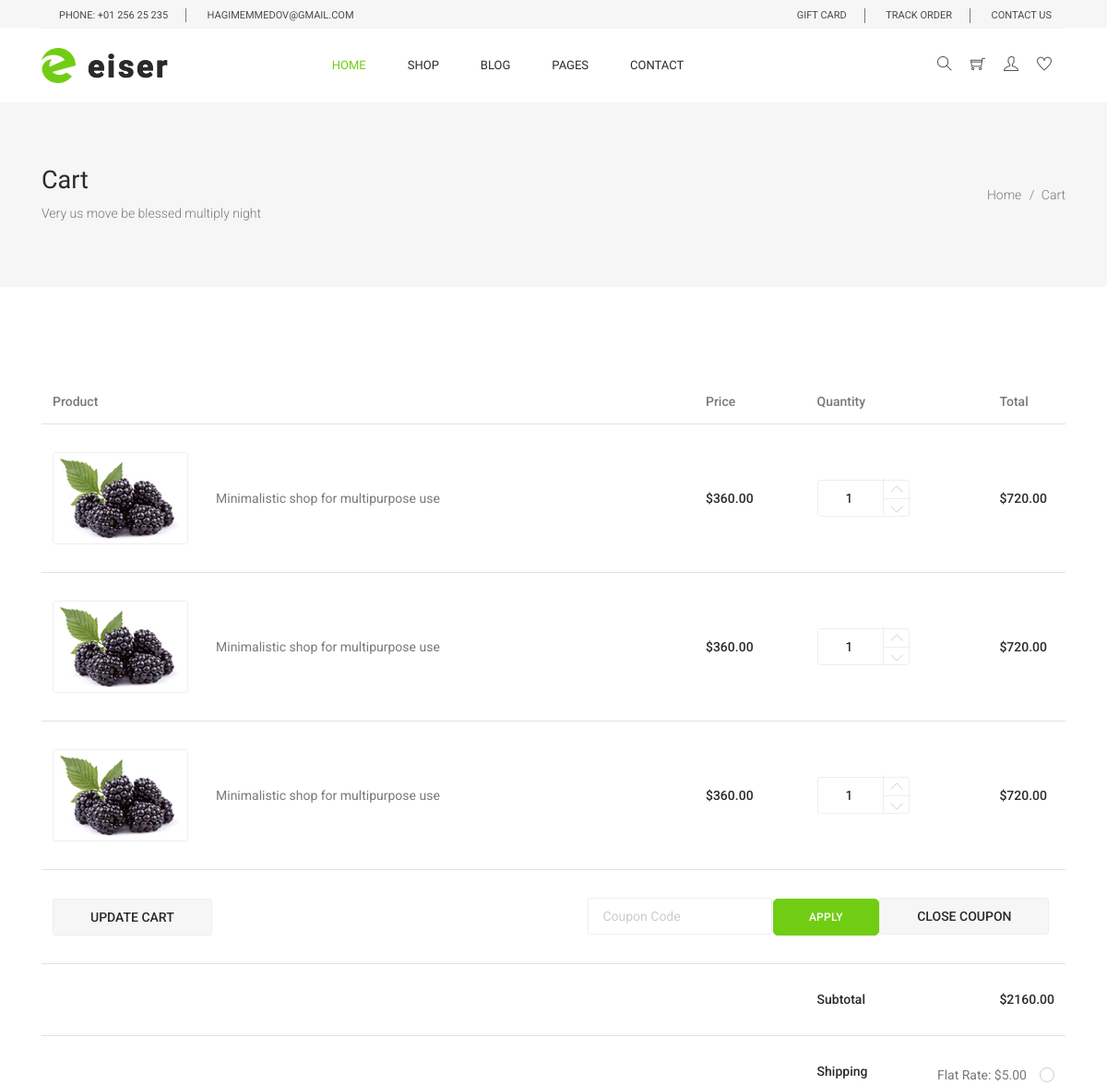
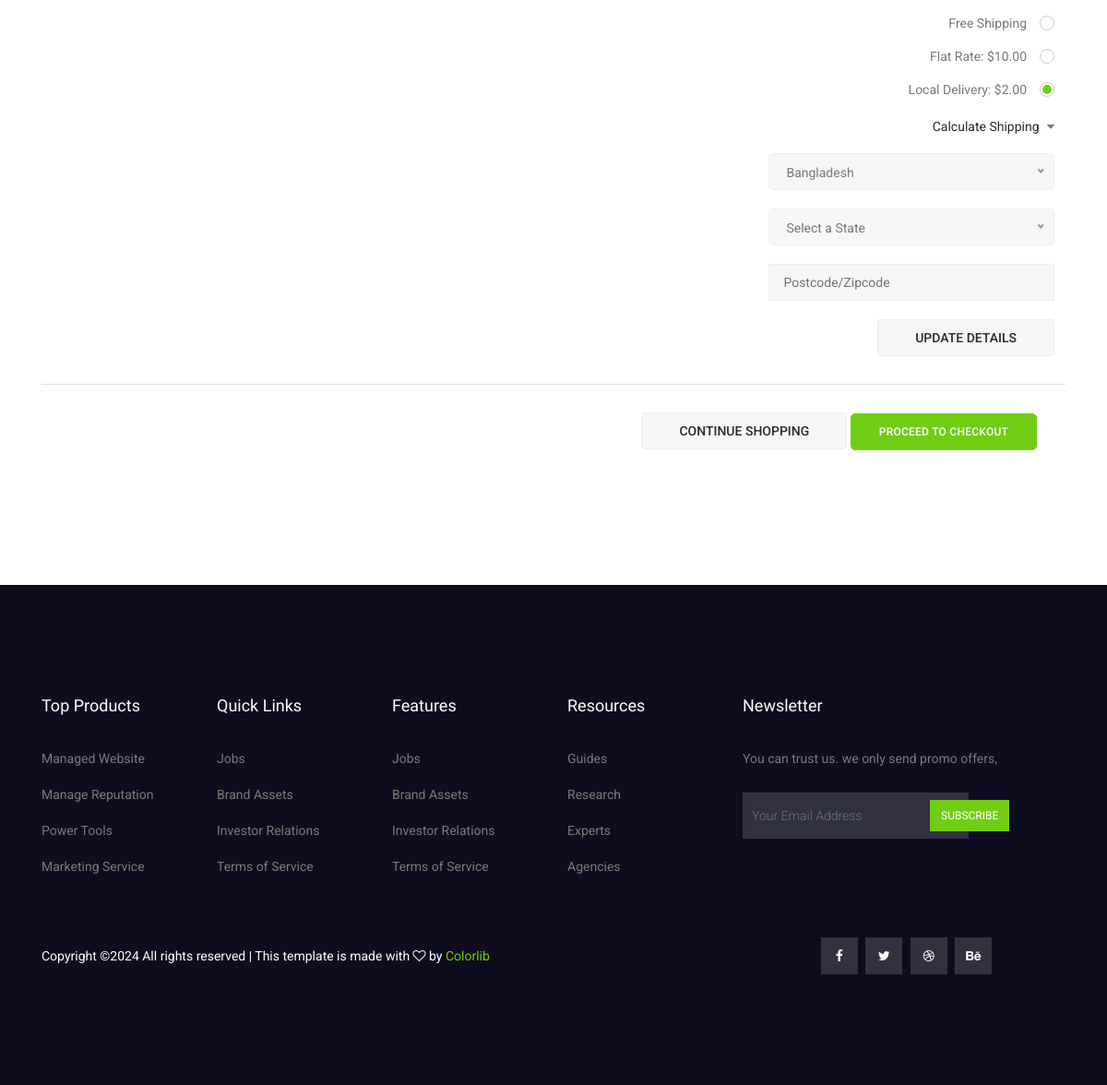
Page /cart/ on the committed database (2 pictures, top to bottom).
### core/models.py (models this page shows)
class Basemodel(models.Model):
    created_at = models.DateTimeField(auto_now_add = True)
    updated_at = models.DateTimeField(auto_now = True)
    is_active = models.BooleanField(default = True)
    class Meta:
        abstract = True

class Setting(Basemodel):
    name = models.CharField(max_length=50, null=True, blank=True)
    address = models.CharField(max_length=100, null=True, blank=True)
    phone = models.CharField(max_length=50, null=True, blank=True)
    email = models.EmailField(null=True, blank=True)
    facebook = models.URLField(null=True, blank=True)
    twitter = models.URLField(null=True, blank=True)
    dribbble = models.URLField(null=True, blank=True)
    behance = models.URLField(null=True, blank=True)
    logo = models.ImageField(upload_to='media/blog/')
    blog_bg_image = models.ImageField(upload_to='media/blog/')
    blog_title = models.CharField(max_length=100, null=True, blank=True)
    contact_title = models.CharField(max_length=100, null=True, blank=True)
    class Meta:
        verbose_name='Setting'
        verbose_name_plural='Setting'

### core/views.py (the view)
# urls.py: path('cart/',cart,name='cart'),
def cart(request):
    return render(request,'cart.html')

### core/context_processors/context_processors.py (called while the page is built)
def my_setting_func(request):
    setting_data=Setting.objects.last()
    return{
        'setting_data': setting_data
    }

### core/templates/cart.html (shortened to what this page needs)
{% extends 'base.html' %}
{% load static %}
{% block  content %}
    <section class="banner_area">
      <div class="banner_inner d-flex align-items-center">
        <div class="container">
          <div
            class="banner_content d-md-flex justify-content-between align-items-center"
          >
            <div class="mb-3 mb-md-0">
              <h2>Cart</h2>
              <p>Very us move be blessed multiply night</p>
            </div>
            <div class="page_link">
              <a href="index.html">Home</a>
              <a href="cart.html">Cart</a>
            </div>
          </div>
        </div>
      </div>
    </section>
    <section class="cart_area">
      <div class="container">
        <div class="cart_inner">
          <div class="table-responsive">
            <table class="table">
              <thead>
                <tr>
                  <th scope="col">Product</th>
                  <th scope="col">Price</th>
                  <th scope="col">Quantity</th>
                  <th scope="col">Total</th>
                </tr>
              </thead>
              <tbody>
                <tr>
                  <td>
                    <div class="media">
                      <div class="d-flex">
                        <img
                          src="{% static 'img/product/single-product/cart-1.jpg' %}"
                          alt=""
                        />
                      </div>
                      <div class="media-body">
                        <p>Minimalistic shop for multipurpose use</p>
                      </div>
                    </div>
                  </td>
                  <td>
                    <h5>$360.00</h5>
                  </td>
                  <td>
                    <div class="product_count">
                      <input
                        type="text"
                        name="qty"
                        id="sst"
                        maxlength="12"
                        value="1"
                        title="Quantity:"
                        class="input-text qty"
                      />
                      <button
                        onclick="var result = document.getElementById('sst'); var sst = result.value; if( !isNaN( sst )) result.value++;return false;"
                        class="increase items-count"
                        type="button"
                      >
                        <i class="lnr lnr-chevron-up"></i>
                      </button>
                      <button
                        onclick="var result = document.getElementById('sst'); var sst = result.value; if( !isNaN( sst ) &amp;&amp; sst > 0 ) result.value--;return false;"
                        class="reduced items-count"
                        type="button"
                      >
                        <i class="lnr lnr-chevron-down"></i>
                      </button>
                    </div>
                  </td>
                  <td>
                    <h5>$720.00</h5>
                  </td>
                </tr>
                <tr>
                  <td>
                    <div class="media">
                      <div class="d-flex">
                        <img
                          src="{% static 'img/product/single-product/cart-1.jpg' %}"
                          alt=""
                        />
                      </div>
                      <div class="media-body">
                        <p>Minimalistic shop for multipurpose use</p>
                      </div>
                    </div>
                  </td>
                  <td>
                    <h5>$360.00</h5>
                  </td>
                  <td>
                    <div class="product_count">
                      <input
                        type="text"
                        name="qty"
                        id="sst"
                        maxlength="12"
                        value="1"
                        title="Quantity:"
                        class="input-text qty"
                      />
                      <button
                        onclick="var result = document.getElementById('sst'); var sst = result.value; if( !isNaN( sst )) result.value++;return false;"
                        class="increase items-count"
                        type="button"
                      >
                        <i class="lnr lnr-chevron-up"></i>
                      </button>
                      <button
                        onclick="var result = document.getElementById('sst'); var sst = result.value; if( !isNaN( sst ) &amp;&amp; sst > 0 ) result.value--;return false;"
                        class="reduced items-count"
                        type="button"
                      >
                        <i class="lnr lnr-chevron-down"></i>
                      </button>
                    </div>
                  </td>
                  <td>
                    <h5>$720.00</h5>
                  </td>
                </tr>
                <tr>
                  <td>
                    <div class="media">
                      <div class="d-flex">
                        <img
                          src="{% static 'img/product/single-product/cart-1.jpg' %}"
                          alt=""
                        />
                      </div>
                      <div class="media-body">
                        <p>Minimalistic shop for multipurpose use</p>
                      </div>
                    </div>
                  </td>
                  <td>
                    <h5>$360.00</h5>
                  </td>
                  <td>
                    <div class="product_count">
                      <input
                        type="text"
                        name="qty"
                        id="sst"
                        maxlength="12"
                        value="1"
                        title="Quantity:"
                        class="input-text qty"
                      />
                      <button
                        onclick="var result = document.getElementById('sst'); var sst = result.value; if( !isNaN( sst )) result.value++;return false;"
                        class="increase items-count"
                        type="button"
                      >
                        <i class="lnr lnr-chevron-up"></i>
                      </button>
                      <button
                        onclick="var result = document.getElementById('sst'); var sst = result.value; if( !isNaN( sst ) &amp;&amp; sst > 0 ) result.value--;return false;"
                        class="reduced items-count"
                        type="button"
                      >
                        <i class="lnr lnr-chevron-down"></i>
                      </button>
                    </div>
                  </td>
                  <td>
                    <h5>$720.00</h5>
                  </td>
                </tr>
                <tr class="bottom_button">
                  <td>
                    <a class="gray_btn" href="#">Update Cart</a>
                  </td>
                  <td>
                    <div class="cupon_text">
                      <input type="text" placeholder="Coupon Code" />
                      <a class="main_btn" href="#">Apply</a>
                      <a class="gray_btn" href="#">Close Coupon</a>
                    </div>
                  </td>
                </tr>
                <tr>
                  <td></td>
                  <td></td>
                  <td>
                    <h5>Subtotal</h5>
                  </td>
                  <td>
                    <h5>$2160.00</h5>
                  </td>
                </tr>
                <tr class="shipping_area">
                  <td></td>
                  <td></td>
                  <td>
                    <h5>Shipping</h5>
                  </td>
                  <td>
                    <div class="shipping_box">
                      <ul class="list">
                        <li>
                          <a href="#">Flat Rate: $5.00</a>
                        </li>
                        <li>
                          <a href="#">Free Shipping</a>
                        </li>
                        <li>
                          <a href="#">Flat Rate: $10.00</a>
                        </li>
                        <li class="active">
                          <a href="#">Local Delivery: $2.00</a>
                        </li>
                      </ul>
                      <h6>
                        Calculate Shipping
                        <i class="fa fa-caret-down" aria-hidden="true"></i>
                      </h6>
                      <input type="text" placeholder="Postcode/Zipcode" />
                      <a class="gray_btn" href="#">Update Details</a>
                    </div>
                  </td>
                </tr>
                <tr class="out_button_area">
                  <td></td>
                  <td>
                    <div class="checkout_btn_inner">
                      <a class="gray_btn" href="#">Continue Shopping</a>
                      <a class="main_btn" href="#">Proceed to checkout</a>
                    </div>
                  </td>
                </tr>
              </tbody>
            </table>
          </div>
        </div>
      </div>
    </section>
    {% endblock %}

### core/templates/partials/header.html (shortened to what this page needs)
{%load static%}
 <header class="header_area">
    <div class="top_menu">
      <div class="container">
        <div class="row">
          <div class="col-lg-7">
            <div class="float-left">
              <p>Phone: +01 256 25 235</p>
              <p>{{setting_data.email}}</p>
            </div>
          </div>
          <div class="col-lg-5">
            <div class="float-right">
              <ul class="right_side">
                <li>
                  <a href="cart.html">
                    gift card
                  </a>
                </li>
                <li>
                  <a href="tracking.html">
                    track order
                  </a>
                </li>
                <li>
                  <a href="contact.html">
                    Contact Us
                  </a>
                </li>
              </ul>
            </div>
          </div>
        </div>
      </div>
    </div>
    <div class="main_menu">
      <div class="container">
        <nav class="navbar navbar-expand-lg navbar-light w-100">
          <a class="navbar-brand logo_h" href="{% url 'index' %}">
            <img src="{{ setting_data.logo.url }}" alt="" />
          </a>
          <div class="collapse navbar-collapse offset w-100" id="navbarSupportedContent">
            <div class="row w-100 mr-0">
              <div class="col-lg-7 pr-0">
                <ul class="nav navbar-nav center_nav pull-right">
                  <li class="nav-item active">
                    <a class="nav-link" href="{% url 'index' %}">Home</a>
                  </li>
                  <li class="nav-item submenu dropdown">
                    <a href="#" class="nav-link dropdown-toggle" data-toggle="dropdown" role="button" aria-haspopup="true"
                      aria-expanded="false">Shop</a>
                  </li>
                  <li class="nav-item submenu dropdown">
                    <a href="#" class="nav-link dropdown-toggle" data-toggle="dropdown" role="button" aria-haspopup="true"
                      aria-expanded="false">Blog</a>
                  </li>
                  <li class="nav-item submenu dropdown">
                    <a href="#" class="nav-link dropdown-toggle" data-toggle="dropdown" role="button" aria-haspopup="true"
                      aria-expanded="false">Pages</a>
                  </li>
                  <li class="nav-item">
                    <a class="nav-link" href="{% url 'contact_us' %}">Contact</a>
                  </li>
                </ul>
              </div>
              <div class="col-lg-5 pr-0">
                <ul class="nav navbar-nav navbar-right right_nav pull-right">
                  <li class="nav-item">
                    <a href="#" class="icons">
                      <i class="ti-search" aria-hidden="true"></i>
                    </a>
                  </li>
                  <li class="nav-item">
                    <a href="#" class="icons">
                      <i class="ti-shopping-cart"></i>
                    </a>
                  </li>
                  <li class="nav-item">
                    <a href="#" class="icons">
                      <i class="ti-user" aria-hidden="true"></i>
                    </a>
                  </li>
                  <li class="nav-item">
                    <a href="#" class="icons">
                      <i class="ti-heart" aria-hidden="true"></i>
                    </a>
                  </li>
                </ul>
              </div>
            </div>
          </div>
        </nav>
      </div>
    </div>
  </header>

### rows in the picture
Setting: email "HAGIMEMMEDOV@GMAIL.COM", logo (picture)
